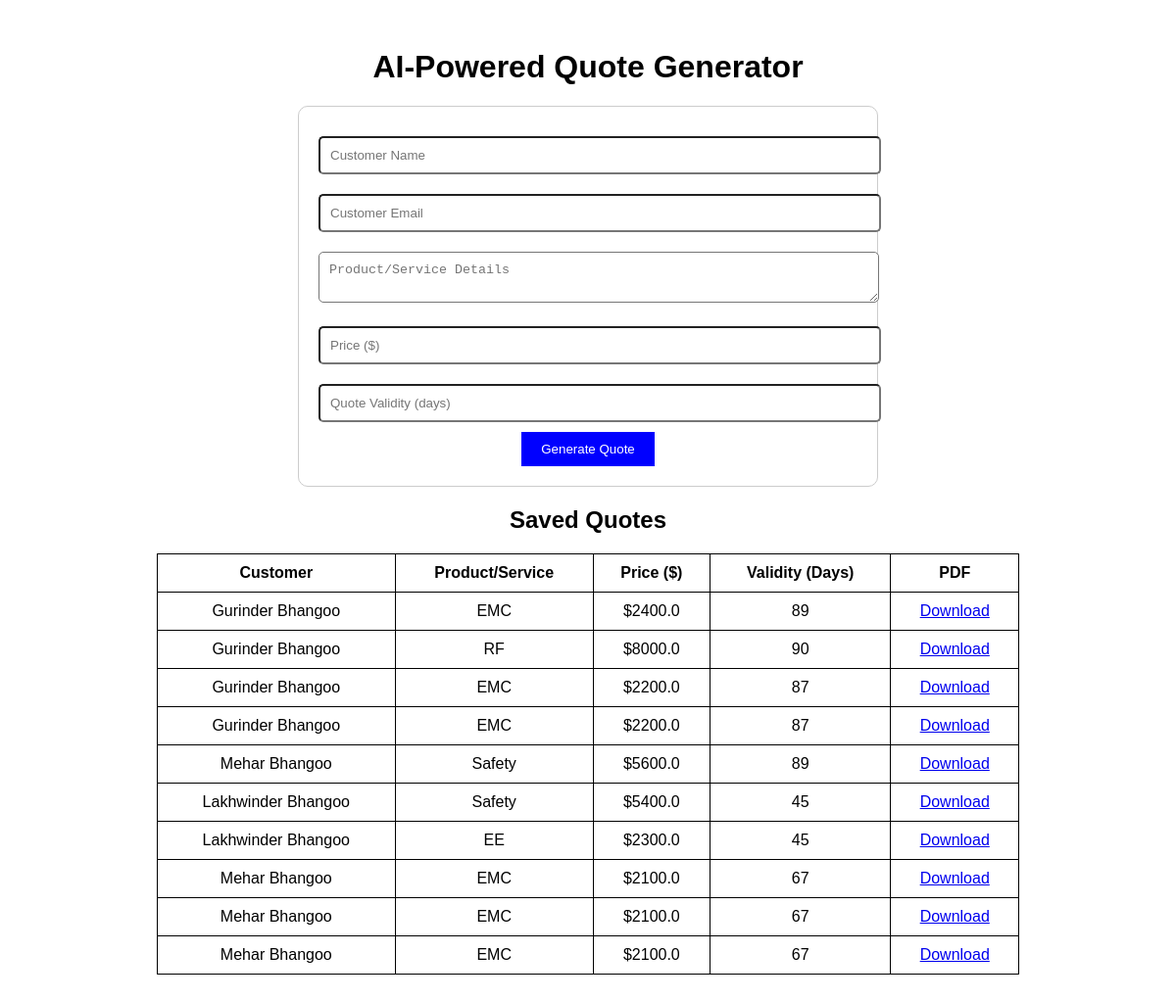
Before: / with the older database file.
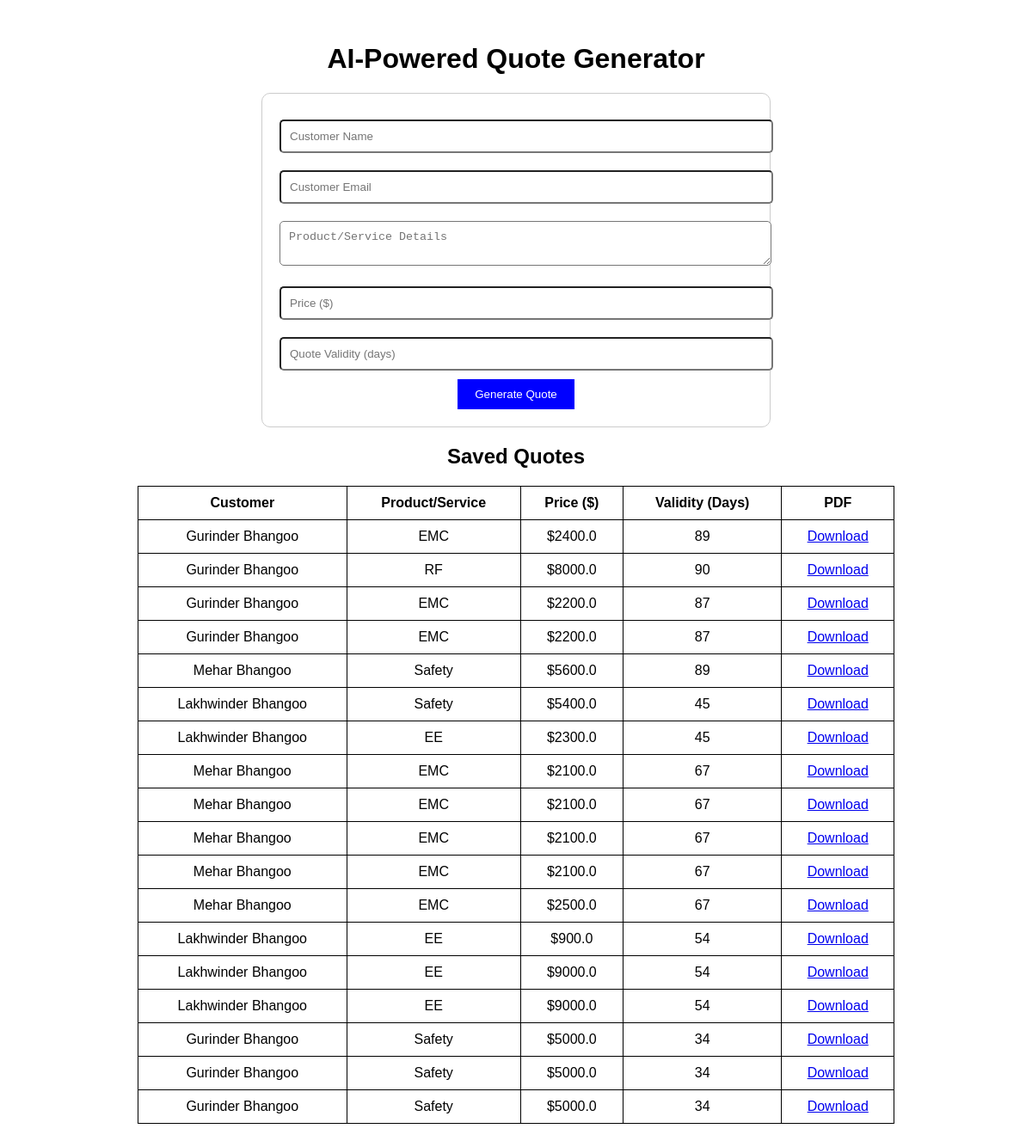
After: the same page with the newer database file.
### app.py (models this page shows)
class Quote(db.Model):
    id = db.Column(db.Integer, primary_key=True)
    customer_name = db.Column(db.String(100), nullable=False)
    recipient_email = db.Column(db.String(100), nullable=False)
    product_details = db.Column(db.Text, nullable=False)
    price = db.Column(db.Float, nullable=False)
    validity = db.Column(db.Integer, nullable=False)
    pdf_filename = db.Column(db.String(100), nullable=False)
    roof_square_feet = db.Column(db.Float, nullable=True)  # Roof Area
    roof_image_url = db.Column(db.String(255), nullable=True)  # Store Image URL

### app.py (the view)
@app.route("/")
def home():
    quotes = Quote.query.all()  # Fetch all quotes from the database
    return render_template("index.html", quotes=quotes)

### templates/index.html (shortened to what this page needs)
<!DOCTYPE html>
<html lang="en">
<head>
</head>
<body>
    <h1>AI-Powered Quote Generator</h1>
    <form action="/generate" method="POST">
        <input type="text" name="customer_name" placeholder="Customer Name" required><br>
        <input type="email" name="recipient_email" placeholder="Customer Email" required><br>
        <textarea name="product_details" placeholder="Product/Service Details" required></textarea><br>
        <input type="number" name="price" placeholder="Price ($)" required><br>
        <input type="number" name="validity" placeholder="Quote Validity (days)" required><br>
        <button type="submit">Generate Quote</button>
    </form>
    <h2>Saved Quotes</h2>
    <table>
        <tr>
            <th>Customer</th>
            <th>Product/Service</th>
            <th>Price ($)</th>
            <th>Validity (Days)</th>
            <th>PDF</th>
        </tr>
        {% for quote in quotes %}
        <tr>
            <td>{{ quote.customer_name }}</td>
            <td>{{ quote.product_details }}</td>
            <td>${{ quote.price }}</td>
            <td>{{ quote.validity }}</td>
            <td><a href="{{ quote.pdf_filename }}" download>Download</a></td>
        </tr>
        {% endfor %}
    </table>
</body>
</html>

### templates/index.html (style rules this page uses)
body { font-family: Arial, sans-serif; text-align: center; margin: 50px; }
form { width: 50%; margin: auto; padding: 20px; border: 1px solid #ccc; border-radius: 10px; }
input, textarea { width: 100%; padding: 10px; margin: 10px 0; border-radius: 5px; }
button { padding: 10px 20px; background-color: blue; color: white; border: none; cursor: pointer; }
table { width: 80%; margin: auto; border-collapse: collapse; }
th, td { border: 1px solid black; padding: 10px; }

Changed rows visible on the page:
added Quote: customer_name "Mehar Bhangoo", product_details "EMC", price "2100.0", validity "67"
added Quote: customer_name "Mehar Bhangoo", product_details "EMC", price "2500.0", validity "67"
added Quote: customer_name "Lakhwinder Bhangoo", product_details "EE", price "900.0", validity "54"
added Quote: customer_name "Lakhwinder Bhangoo", product_details "EE", price "9000.0", validity "54"
added Quote: customer_name "Lakhwinder Bhangoo", product_details "EE", price "9000.0", validity "54"
added Quote: customer_name "Gurinder Bhangoo", product_details "Safety", price "5000.0", validity "34"
added Quote: customer_name "Gurinder Bhangoo", product_details "Safety", price "5000.0", validity "34"
added Quote: customer_name "Gurinder Bhangoo", product_details "Safety", price "5000.0", validity "34"
